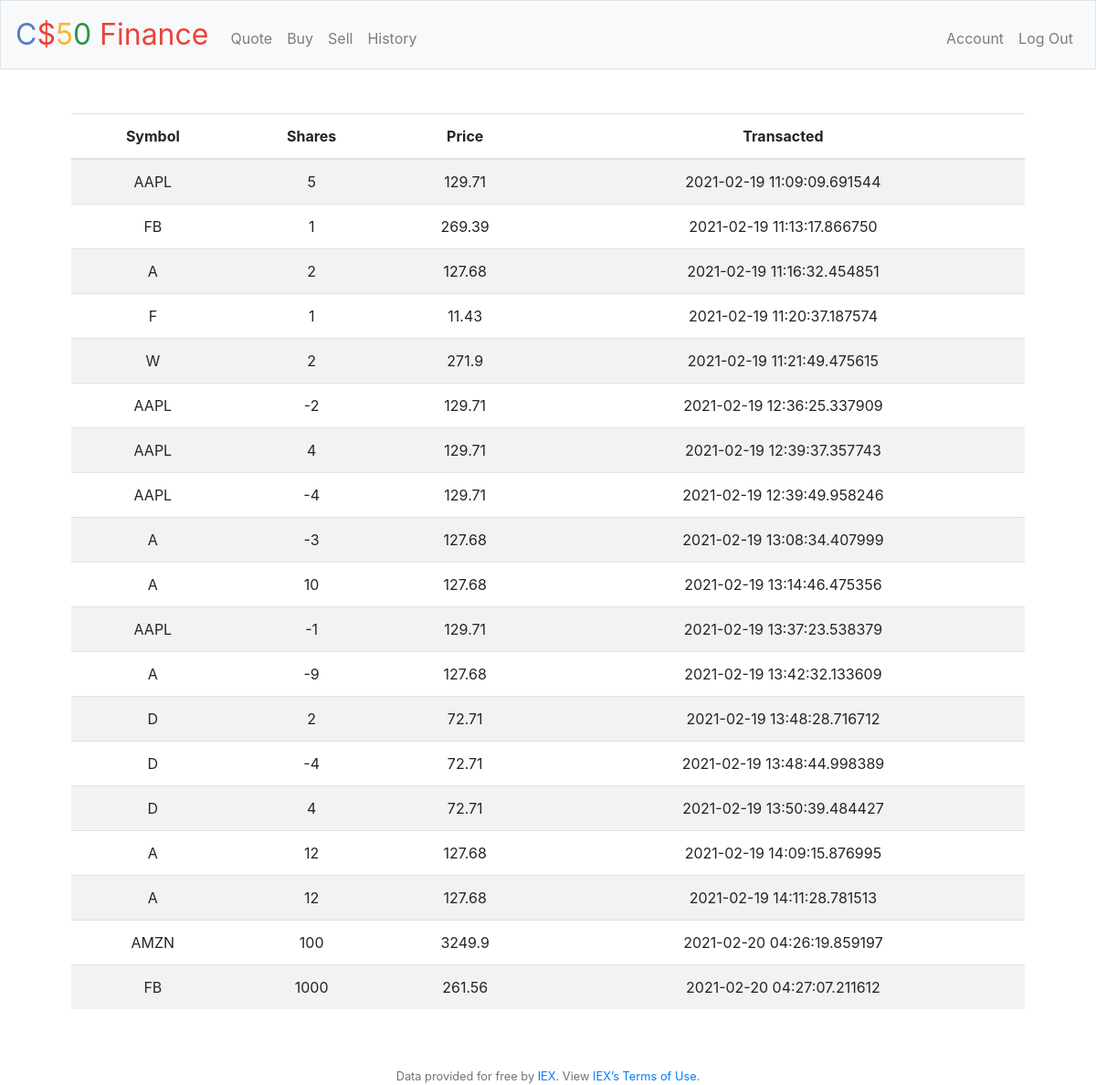
Screenshot of /history (signed in) with the database file from the repository.
### tables this page shows
CREATE TABLE trans (
trans_id INT PRIMARY KEY,
id INT NOT NULL,
symbol TEXT,
shares integer,
price real,
time timestamp);

### application.py (the view)
@app.route("/history")
@login_required
def history():
    history = db.execute("SELECT * FROM trans WHERE id = ?", session["user_id"])
    return render_template("history.html", history=history)

### application.py (called while the page is built)
@app.after_request
def after_request(response):
    response.headers["Cache-Control"] = "no-cache, no-store, must-revalidate"
    response.headers["Expires"] = 0
    response.headers["Pragma"] = "no-cache"
    return response

### helpers.py (called while the page is built)
def login_required(f):
    @wraps(f)
    def decorated_function(*args, **kwargs):
        if session.get("user_id") is None:
            return redirect("/login")
        return f(*args, **kwargs)
    return decorated_function

### templates/history.html (shortened to what this page needs)
{% extends "layout.html" %}
{% block main %}
    <form action="/history">
        <table class="table table-striped">
        <thead>
            <tr>
                <th>Symbol</th>
                <th>Shares</th>
                <th>Price</th>
                <th>Transacted</th>
            </tr>
        </thead>
        <tbody>
            {% for tran in history %}
            <tr>
                <td> {{ tran.symbol }} </td>
                <td> {{ tran.shares }} </td>
                <td> {{ tran.price }} </td>
                <td> {{ tran.time }} </td>
            </tr>
            {% endfor %}
        </tbody>
        </table>
    </form>
{% endblock %}

### templates/layout.html (shortened to what this page needs)
<!DOCTYPE html>
<html lang="en">
    <head>
        <link rel="stylesheet" href="https://cdn.jsdelivr.net/npm/bootstrap@4.5.3/dist/css/bootstrap.min.css">
        <link href="/static/styles.css" rel="stylesheet">
    </head>
    <body>
        <nav class="navbar navbar-expand-md navbar-light bg-light border">
            <a class="navbar-brand" href="/"><span class="blue">C</span><span class="red">$</span><span class="yellow">5</span><span class="green">0</span> <span class="red">Finance</span></a>
            <div class="collapse navbar-collapse" id="navbar">
                {% if session.user_id %}
                    <ul class="navbar-nav mr-auto mt-2">
                        <li class="nav-item"><a class="nav-link" href="/quote">Quote</a></li>
                        <li class="nav-item"><a class="nav-link" href="/buy">Buy</a></li>
                        <li class="nav-item"><a class="nav-link" href="/sell">Sell</a></li>
                        <li class="nav-item"><a class="nav-link" href="/history">History</a></li>
                    </ul>
                    <ul class="navbar-nav ml-auto mt-2">
                        <li class="nav-item"><a class="nav-link" href="/account">Account</a></li>
                        <li class="nav-item"><a class="nav-link" href="/logout">Log Out</a></li>
                    </ul>
                {% else %}
                    <ul class="navbar-nav ml-auto mt-2">
                        <li class="nav-item"><a class="nav-link" href="/register">Register</a></li>
                        <li class="nav-item"><a class="nav-link" href="/login">Log In</a></li>
                    </ul>
                {% endif %}
            </div>
        </nav>
        <main class="container p-5">
            {% block main %}{% endblock %}
        </main>
        <footer class="small text-center text-muted">
            Data provided for free by <a href="https://iextrading.com/developer">IEX</a>. View <a href="https://iextrading.com/api-exhibit-a/">IEX’s Terms of Use</a>.
        </footer>
    </body>
</html>

### static/styles.css (style rules this page uses)
nav .navbar-brand { font-size: xx-large; }
nav .navbar-brand .blue { color: #537fbe; }
nav .navbar-brand .red { color: #ea433b; }
nav .navbar-brand .yellow { color: #f5b82e; }
nav .navbar-brand .green { color: #2e944b; }
main { overflow-x: auto; text-align: center; }

### rows the page displays
trans: symbol "FB", shares "1000", price "261.56", time "2021-02-20 04:27:07.211612"

### other values shown
{{ tran.symbol }} "AAPL" "FB" "A" "F" "W" "AAPL" "AAPL" "AAPL" "A" "A" "AAPL" "A" "D" "D" "D" "A" "A" "AMZN"
{{ tran.shares }} "5" "1" "2" "1" "2" "-2" "4" "-4" "-3" "10" "-1" "-9" "2" "-4" "4" "12" "12" "100"
{{ tran.price }} "129.71" "269.39" "127.68" "11.43" "271.9" "129.71" "129.71" "129.71" "127.68" "127.68" "129.71" "127.68" "72.71" "72.71" "72.71" "127.68" "127.68" "3249.9"
{{ tran.time }} "2021-02-19 11:09:09.691544" "2021-02-19 11:13:17.866750" "2021-02-19 11:16:32.454851" "2021-02-19 11:20:37.187574" "2021-02-19 11:21:49.475615" "2021-02-19 12:36:25.337909" "2021-02-19 12:39:37.357743" "2021-02-19 12:39:49.958246" "2021-02-19 13:08:34.407999" "2021-02-19 13:14:46.475356" "2021-02-19 13:37:23.538379" "2021-02-19 13:42:32.133609" "2021-02-19 13:48:28.716712" "2021-02-19 13:48:44.998389" "2021-02-19 13:50:39.484427" "2021-02-19 14:09:15.876995" "2021-02-19 14:11:28.781513" "2021-02-20 04:26:19.859197"
